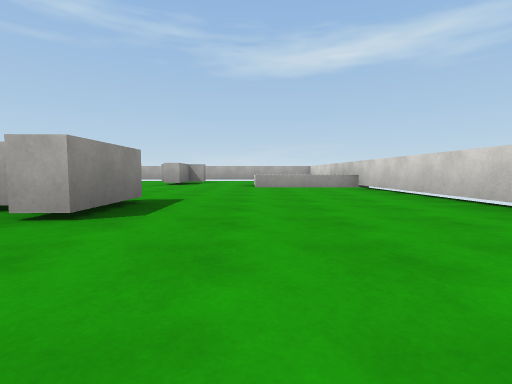
view 1 (above)

14 first-person views from a walk through a Unity game level. The camera is 0.62 m above the floor, tilts 4° down and sees 85° across. The floor is counted in squares, 2 m on a side. Each view is taken from the middle of a square. On the plan, view 1 faces up. The plan holds only what a view shows up to about 9 squares ahead; the rest is blank. The player character is not drawn. Surface patterns are stand-ins for the level's own textures.

view 2
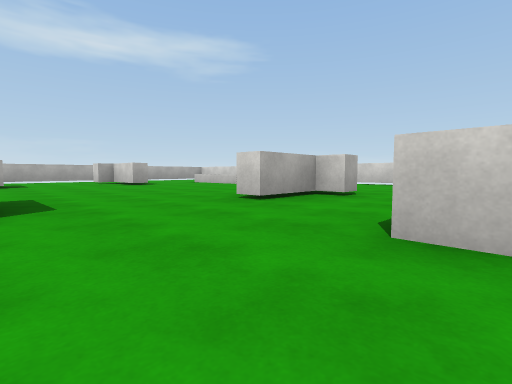

view 3
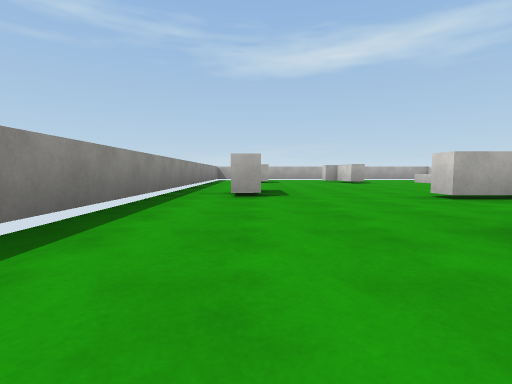

view 4
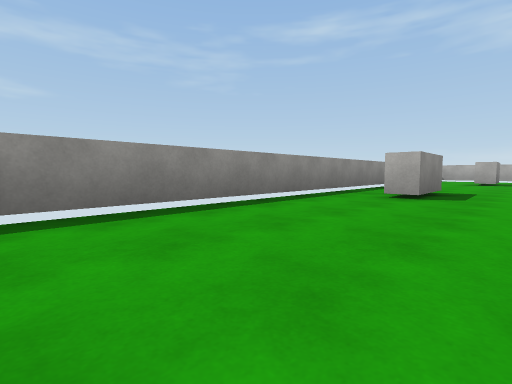

view 5
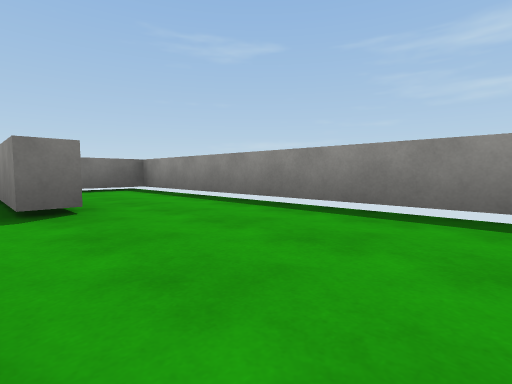

view 6
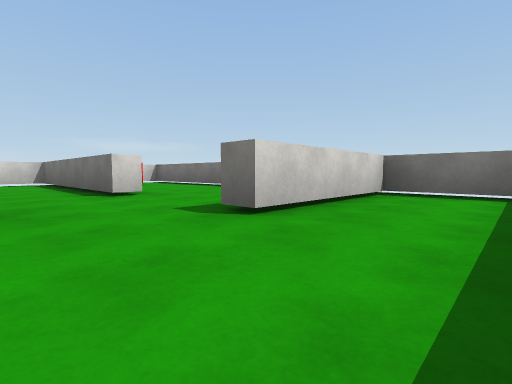

view 7
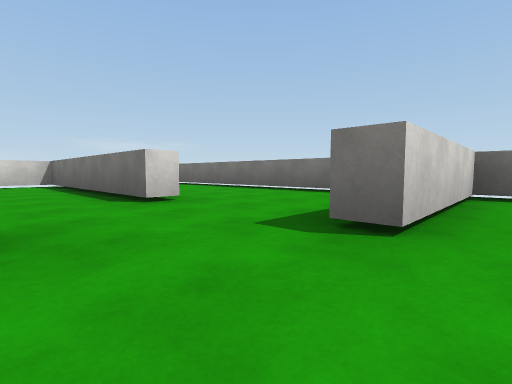

view 8
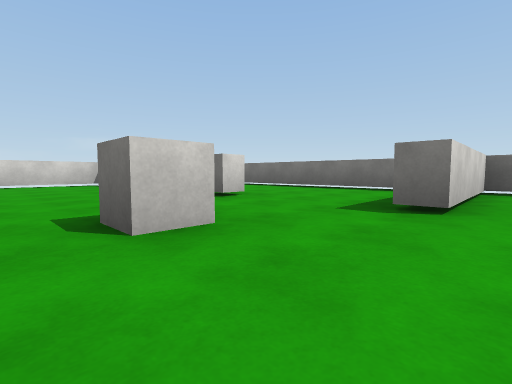

view 9
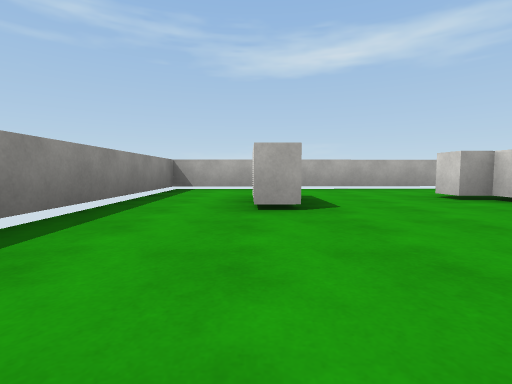

view 10
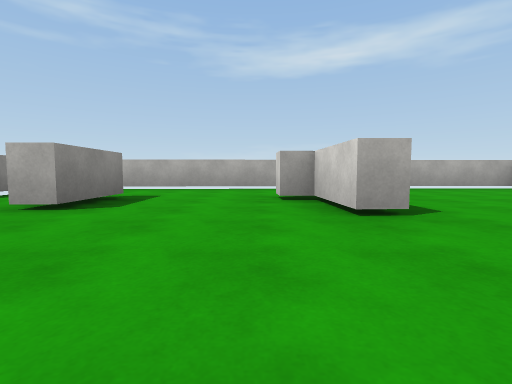

view 11
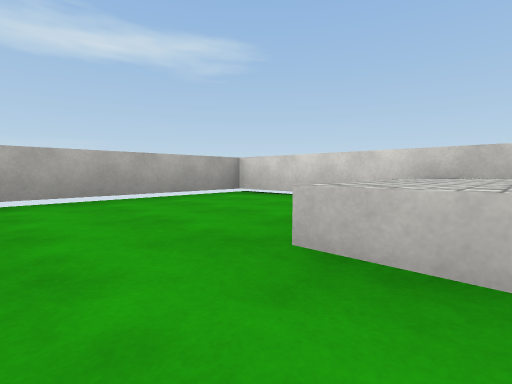

view 12
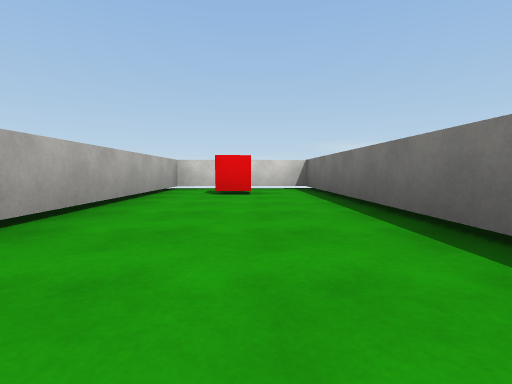

view 13
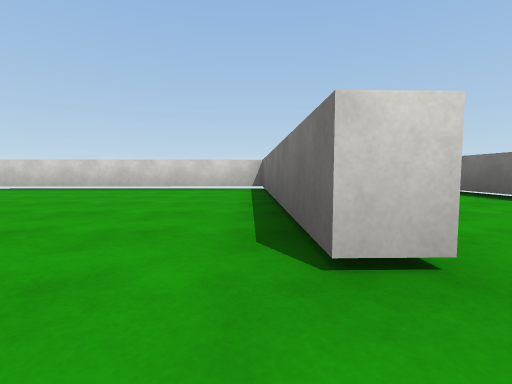

view 14
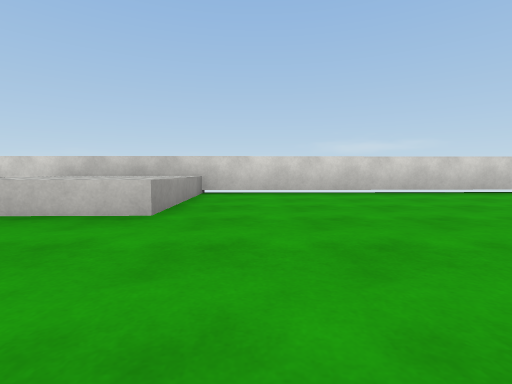

### Floor plan
Key: @ floor where view 1 was taken; # wall or solid block; . floor; = window, fence, low wall or low ledge; ^ raised ledge; B white block; C cube; R red cube; O other object.
Columns run from 7 left of view 1 to 3 right of it. Each row starts with its distance up from view 1.
 11 ##########
 10 #........#
  9 #........#
  8 #.B..O...#
  7 #....O.^^#
  6 #......^^=#
  5 #.........#
  4 #.........#
  3 #.B..BB...#
  2 #.....B...#
  1 #.........#
  0 #...C..@..#
 -1 #....######
 -2 #..#......#
 -3 #..#....R.#
 -4 #.#########
 -5 ###

Positions as (right, up) in squares from view 1, and headings:
1: (0, 0), facing up
2: (-5, 0), facing up-right
3: (-5, -1), facing up
4: (-4, -1), facing up-left
5: (-4, 1), facing down-left
6: (-6, 0), facing down-right
7: (-5, 0), facing down-right
8: (-5, 1), facing down-right
9: (-5, 5), facing up
10: (-3, 5), facing up
11: (-1, 7), facing up-right
12: (-3, -3), facing right
13: (-3, -1), facing right
14: (-2, 5), facing right
